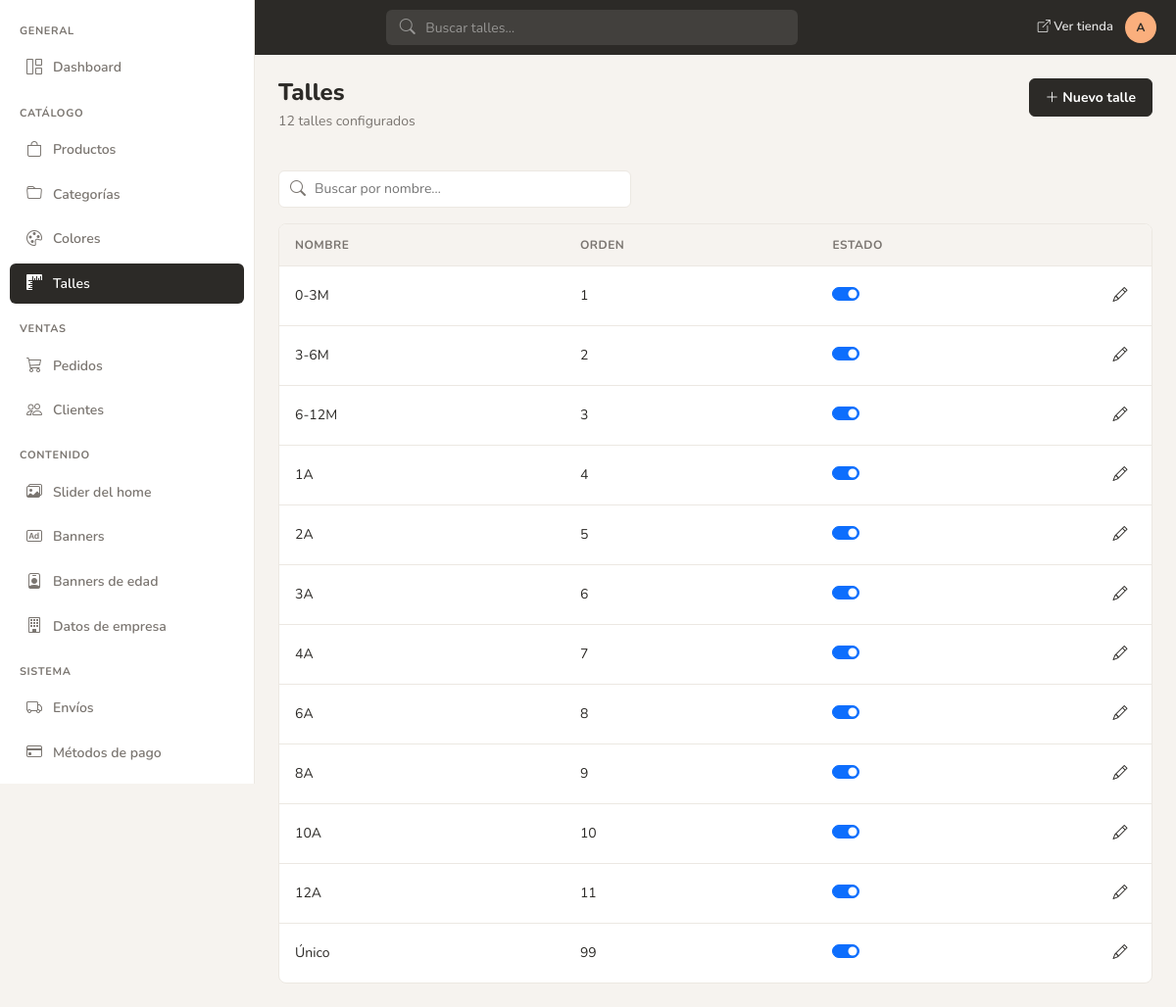
/admin/talles/listado.php (signed in), run on the app's committed database.
### tables this page shows
CREATE TABLE `tbl_talles` (
  `id_talle` int NOT NULL AUTO_INCREMENT,
  `nombre` varchar(20) NOT NULL,
  `orden` int DEFAULT 0,
  `activo` tinyint DEFAULT 1,
  PRIMARY KEY (`id_talle`)
);

### admin/include/funciones.php (called while the page is built, shortened)
<?php
function admin_user_initials(string $username): string
{
    $username = trim($username);
    $parts = preg_split('/[\s._-]+/', $username) ?: [];
    $initials = '';
    foreach ($parts as $part) {
        if ($part !== '') {
            $initials .= strtoupper($part[0]);
        }
    }
    return $initials !== '' ? substr($initials, 0, 2) : strtoupper(substr($username, 0, 2));
}
function admin_site_path(string $path = ''): string
{
    $base = defined('SITE_URL')
        ? rtrim((string)(parse_url(SITE_URL, PHP_URL_PATH) ?: ''), '/')
        : (defined('BASE_PATH') ? rtrim(BASE_PATH, '/') : '');
    $clean = ltrim(str_replace('\\', '/', $path), '/');
    if ($clean === '') {
        return $base === '' ? '/' : $base;
    }
    return ($base === '' ? '' : $base) . '/' . $clean;
}
if (!function_exists('app_path')) {
    function app_path(string $path = ''): string
    {
        return admin_site_path($path);
    }
}

### admin/talles/listado.php (the view, shortened to what this page needs)
<?php
require_once __DIR__ . '/../include/includes.php';
require_once __DIR__ . '/../check_session.php';
$q = trim((string)($_GET['q'] ?? ''));
$adminSearchAction = 'listado.php';
$adminSearchQuery = $q;
$adminSearchPlaceholder = 'Buscar talles…';
$sql = 'SELECT id_talle, nombre, orden, activo FROM tbl_talles';
$params = [];
$types = '';
$sql .= ' ORDER BY orden, nombre';
if ($types !== '') {
    $stmt = mysqli_prepare($con, $sql);
    mysqli_stmt_bind_param($stmt, $types, ...$params);
    mysqli_stmt_execute($stmt);
    $result = mysqli_stmt_get_result($stmt);
} else {
    $result = mysqli_query($con, $sql);
}
$rows = [];
while ($row = mysqli_fetch_assoc($result)) {
    $rows[] = $row;
}
$total = count($rows);
include __DIR__ . '/../header.php';
?>
<div class="admin-section-header">
    <div>
        <h1>Talles</h1>
        <p class="subtitle"><?= (int)$total ?> talle<?= $total === 1 ? '' : 's' ?><?= $q !== '' ? ' encontrados' : ' configurados' ?></p>
    </div>
    <div class="admin-section-actions">
        <a href="a_talle.php" class="btn btn-ink">
            <i class="bi bi-plus-lg"></i> Nuevo talle
        </a>
    </div>
</div>
<div class="d-flex justify-content-between align-items-center mb-3 gap-3 flex-wrap">
    <form method="get" action="listado.php" class="admin-search-bar flex-grow-1" style="max-width:360px">
        <i class="bi bi-search"></i>
        <input name="q" placeholder="Buscar por nombre…" type="search" value="<?= htmlspecialchars($q, ENT_QUOTES, 'UTF-8') ?>">
    </form>
</div>
<div class="admin-card">
    <div class="admin-card-body p-0">
        <div class="table-responsive">
            <table class="admin-table mb-0">
                <thead>
                    <tr>
                        <th>Nombre</th>
                        <th>Orden</th>
                        <th>Estado</th>
                        <th style="width:48px"></th>
                    </tr>
                </thead>
                <tbody>
                <?php if ($total > 0): ?>
                    <?php foreach ($rows as $row): ?>
                        <tr>
                            <td><?= htmlspecialchars($row['nombre'], ENT_QUOTES, 'UTF-8') ?></td>
                            <td><?= (int)$row['orden'] ?></td>
                            <td>
                                <div class="form-check form-switch mb-0">
                                    <input class="form-check-input toggle-estado" type="checkbox"
                                           data-endpoint="<?= htmlspecialchars(app_path('admin/api/toggle-talle-activo.php'), ENT_QUOTES, 'UTF-8') ?>"
                                           data-id-key="id_talle"
                                           data-id="<?= (int)$row['id_talle'] ?>"
                                           aria-label="Talle <?= (int)$row['activo'] ? 'activo' : 'inactivo' ?>"
                                           <?= (int)$row['activo'] ? 'checked' : '' ?>>
                                </div>
                            </td>
                            <td>
                                <div class="admin-table-actions">
                                    <a href="a_talle.php?id=<?= (int)$row['id_talle'] ?>" class="btn-table-action" title="Editar">
                                        <i class="bi bi-pencil"></i>
                                    </a>
                                </div>
                            </td>
                        </tr>
                    <?php endforeach; ?>
                <?php else: ?>
                    <tr><td colspan="4" class="text-center text-muted py-5"><?= $q !== '' ? 'Sin resultados para esta búsqueda' : 'Sin talles' ?></td></tr>
                <?php endif; ?>
                </tbody>
            </table>
        </div>
    </div>
</div>
<?php include __DIR__ . '/../pie.php'; ?>

### admin/header.php (shortened to what this page needs)
<!DOCTYPE html>
<html lang="es">
<head>
    <link href="https://cdn.jsdelivr.net/npm/bootstrap@5.3.3/dist/css/bootstrap.min.css" rel="stylesheet">
    <link href="https://cdn.jsdelivr.net/npm/bootstrap-icons@1.11.3/font/bootstrap-icons.min.css" rel="stylesheet">
    <link href="<?= app_path('admin/assets/css/admin.css') ?>" rel="stylesheet">
</head>
<body class="admin-body">
<?php
$adminUser = (string)($_SESSION['idUsuarioAdminSUser'] ?? 'Admin');
$adminInitials = admin_user_initials($adminUser);
$adminSearchAction = $adminSearchAction ?? app_path('admin/productos/listado.php');
$adminSearchQuery = $adminSearchQuery ?? '';
$adminSearchPlaceholder = $adminSearchPlaceholder ?? 'Buscar productos…';
include __DIR__ . '/include/sidebar.php';
?>
<header class="admin-topbar">
    <form method="get" action="<?= htmlspecialchars($adminSearchAction, ENT_QUOTES, 'UTF-8') ?>" class="admin-topbar-search" role="search">
        <i class="bi bi-search"></i>
        <input type="search" name="q" id="adminGlobalSearch" placeholder="<?= htmlspecialchars($adminSearchPlaceholder, ENT_QUOTES, 'UTF-8') ?>" value="<?= htmlspecialchars($adminSearchQuery, ENT_QUOTES, 'UTF-8') ?>" aria-label="Buscar">
    </form>
    <div class="admin-topbar-actions">
        <a href="<?= htmlspecialchars(app_path('index.php'), ENT_QUOTES, 'UTF-8') ?>" class="admin-topbar-link" target="_blank" rel="noopener">
            <i class="bi bi-box-arrow-up-right"></i> Ver tienda
        </a>
        <span class="admin-avatar" title="<?= htmlspecialchars($adminUser, ENT_QUOTES, 'UTF-8') ?>"><?= htmlspecialchars($adminInitials, ENT_QUOTES, 'UTF-8') ?></span>
    </div>
</header>
<main class="admin-main">
    <div class="admin-content">

### admin/include/sidebar.php (shortened to what this page needs)
<?php
$currentScript = basename($_SERVER['SCRIPT_NAME'] ?? '');
$currentPath = $_SERVER['SCRIPT_NAME'] ?? '';
function nav_active(string $script, string $current): string
{
    return $script === $current ? ' active' : '';
}
function nav_active_dir(string $dir, string $currentPath): string
{
    return str_contains($currentPath, '/' . $dir . '/') ? ' active' : '';
}
?>
<aside class="admin-sidebar" id="adminSidebar">
    <nav class="nav flex-column">
        <div class="nav-section">General</div>
        <a class="nav-link<?= nav_active('dashboard.php', $currentScript) ?>" href="<?= app_path('admin/dashboard.php') ?>">
            <i class="bi bi-grid-1x2"></i> Dashboard
        </a>
        <div class="nav-section">Catálogo</div>
        <a class="nav-link<?= nav_active_dir('productos', $currentPath) ?>" href="<?= app_path('admin/productos/listado.php') ?>">
            <i class="bi bi-bag"></i> Productos
        </a>
        <a class="nav-link<?= nav_active_dir('categorias', $currentPath) ?>" href="<?= app_path('admin/categorias/listado.php') ?>">
            <i class="bi bi-folder"></i> Categorías
        </a>
        <a class="nav-link<?= nav_active_dir('colores', $currentPath) ?>" href="<?= app_path('admin/colores/listado.php') ?>">
            <i class="bi bi-palette"></i> Colores
        </a>
        <a class="nav-link<?= nav_active_dir('talles', $currentPath) ?>" href="<?= app_path('admin/talles/listado.php') ?>">
            <i class="bi bi-rulers"></i> Talles
        </a>
        <div class="nav-section">Ventas</div>
        <a class="nav-link<?= nav_active_dir('pedidos', $currentPath) ?>" href="<?= app_path('admin/pedidos/listado.php') ?>">
            <i class="bi bi-cart3"></i> Pedidos
        </a>
        <a class="nav-link<?= nav_active_dir('clientes', $currentPath) ?>" href="<?= app_path('admin/clientes/listado.php') ?>">
            <i class="bi bi-people"></i> Clientes
        </a>
        <div class="nav-section">Contenido</div>
        <a class="nav-link<?= nav_active('slider.php', $currentScript) ?><?= nav_active('a_slide.php', $currentScript) ?>" href="<?= app_path('admin/slider.php') ?>">
            <i class="bi bi-images"></i> Slider del home
        </a>
        <a class="nav-link<?= nav_active('banners.php', $currentScript) ?><?= nav_active('a_banner.php', $currentScript) ?>" href="<?= app_path('admin/banners.php') ?>">
            <i class="bi bi-badge-ad"></i> Banners
        </a>
        <a class="nav-link<?= nav_active('banners-edad.php', $currentScript) ?><?= nav_active('a_banner_edad.php', $currentScript) ?>" href="<?= app_path('admin/banners-edad.php') ?>">
            <i class="bi bi-person-badge"></i> Banners de edad
        </a>
        <a class="nav-link<?= nav_active('empresa.php', $currentScript) ?>" href="<?= app_path('admin/empresa.php') ?>">
            <i class="bi bi-building"></i> Datos de empresa
        </a>
        <div class="nav-section">Sistema</div>
        <a class="nav-link<?= nav_active('configuracion_envios.php', $currentScript) ?>" href="<?= app_path('admin/configuracion_envios.php') ?>">
            <i class="bi bi-truck"></i> Envíos
        </a>
        <a class="nav-link<?= nav_active('metodos_pago.php', $currentScript) ?><?= nav_active('a_metodo_pago.php', $currentScript) ?>" href="<?= app_path('admin/metodos_pago.php') ?>">
            <i class="bi bi-credit-card"></i> Métodos de pago
        </a>
        <a class="nav-link<?= nav_active('configuracion.php', $currentScript) ?>" href="<?= app_path('admin/configuracion.php') ?>">
        </a>
    </nav>
</aside>

### admin/pie.php (shortened to what this page needs)
    </div>
</main>
</body>
</html>

### data on the page
tbl_talles: nombre "0-3M", orden "1", activo "☑"
tbl_talles: nombre "3-6M", orden "2", activo "☑"
tbl_talles: nombre "6-12M", orden "3", activo "☑"
tbl_talles: nombre "1A", orden "4", activo "☑"
tbl_talles: nombre "2A", orden "5", activo "☑"
tbl_talles: nombre "3A", orden "6", activo "☑"
tbl_talles: nombre "4A", orden "7", activo "☑"
tbl_talles: nombre "6A", orden "8", activo "☑"
tbl_talles: nombre "8A", orden "9", activo "☑"
tbl_talles: nombre "10A", orden "10", activo "☑"
tbl_talles: nombre "12A", orden "11", activo "☑"
tbl_talles: nombre "Único", orden "99", activo "☑"

### other printed values
$adminInitials "A"
$total "12"
